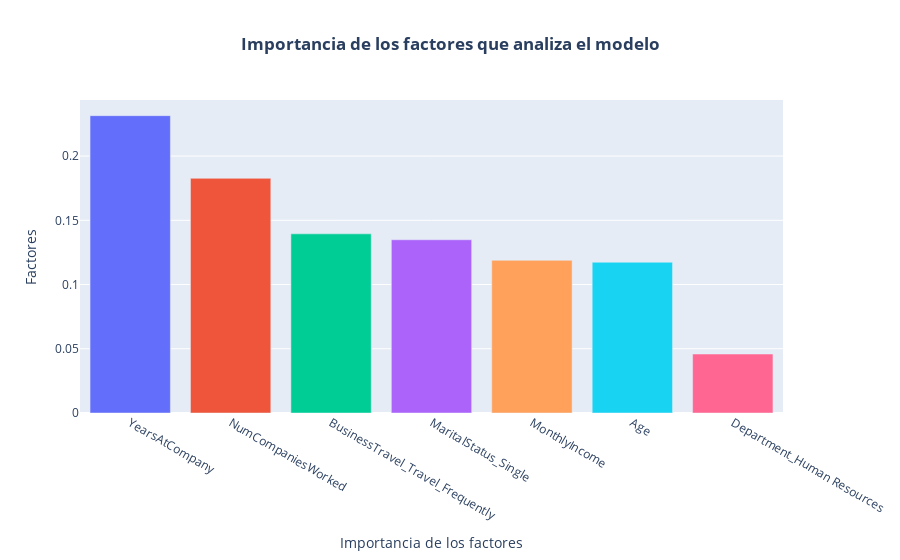

Notebook code cell kept with this figure:
### Code cell
fig = px.bar(cf, x='columnas', y='importancia', color = 'columnas',  title ='<b>Importancia de los factores que analiza el modelo<b>')
fig.update_layout(
    xaxis_title = 'Importancia de los factores',
    yaxis_title = 'Factores',
    template = 'plotly',
    title_x = 0.5,
    showlegend=False)

### Figure 1 — Plotly figure (JSON) as saved in the notebook; plotly's stock layout.template omitted (floating-point values rounded to 4 significant figures)
{"data": [{"alignmentgroup": "True", "hovertemplate": "columnas=%{x}<br>importancia=%{y}<extra></extra>", "legendgroup": "YearsAtCompany", "marker": {"color": "#636efa", "pattern": {"shape": ""}}, "name": "YearsAtCompany", "offsetgroup": "YearsAtCompany", "orientation": "v", "showlegend": true, "textposition": "auto", "type": "bar", "x": ["YearsAtCompany"], "xaxis": "x", "y": [0.2315], "yaxis": "y"}, {"alignmentgroup": "True", "hovertemplate": "columnas=%{x}<br>importancia=%{y}<extra></extra>", "legendgroup": "NumCompaniesWorked", "marker": {"color": "#EF553B", "pattern": {"shape": ""}}, "name": "NumCompaniesWorked", "offsetgroup": "NumCompaniesWorked", "orientation": "v", "showlegend": true, "textposition": "auto", "type": "bar", "x": ["NumCompaniesWorked"], "xaxis": "x", "y": [0.1827], "yaxis": "y"}, {"alignmentgroup": "True", "hovertemplate": "columnas=%{x}<br>importancia=%{y}<extra></extra>", "legendgroup": "BusinessTravel_Travel_Frequently", "marker": {"color": "#00cc96", "pattern": {"shape": ""}}, "name": "BusinessTravel_Travel_Frequently", "offsetgroup": "BusinessTravel_Travel_Frequently", "orientation": "v", "showlegend": true, "textposition": "auto", "type": "bar", "x": ["BusinessTravel_Travel_Frequently"], "xaxis": "x", "y": [0.1394], "yaxis": "y"}, {"alignmentgroup": "True", "hovertemplate": "columnas=%{x}<br>importancia=%{y}<extra></extra>", "legendgroup": "MaritalStatus_Single", "marker": {"color": "#ab63fa", "pattern": {"shape": ""}}, "name": "MaritalStatus_Single", "offsetgroup": "MaritalStatus_Single", "orientation": "v", "showlegend": true, "textposition": "auto", "type": "bar", "x": ["MaritalStatus_Single"], "xaxis": "x", "y": [0.1348], "yaxis": "y"}, {"alignmentgroup": "True", "hovertemplate": "columnas=%{x}<br>importancia=%{y}<extra></extra>", "legendgroup": "MonthlyIncome", "marker": {"color": "#FFA15A", "pattern": {"shape": ""}}, "name": "MonthlyIncome", "offsetgroup": "MonthlyIncome", "orientation": "v", "showlegend": true, "textposition": "auto", "type": "bar", "x": ["MonthlyIncome"], "xaxis": "x", "y": [0.1188], "yaxis": "y"}, {"alignmentgroup": "True", "hovertemplate": "columnas=%{x}<br>importancia=%{y}<extra></extra>", "legendgroup": "Age", "marker": {"color": "#19d3f3", "pattern": {"shape": ""}}, "name": "Age", "offsetgroup": "Age", "orientation": "v", "showlegend": true, "textposition": "auto", "type": "bar", "x": ["Age"], "xaxis": "x", "y": [0.1173], "yaxis": "y"}, {"alignmentgroup": "True", "hovertemplate": "columnas=%{x}<br>importancia=%{y}<extra></extra>", "legendgroup": "Department_Human Resources", "marker": {"color": "#FF6692", "pattern": {"shape": ""}}, "name": "Department_Human Resources", "offsetgroup": "Department_Human Resources", "orientation": "v", "showlegend": true, "textposition": "auto", "type": "bar", "x": ["Department_Human Resources"], "xaxis": "x", "y": [0.04589], "yaxis": "y"}], "layout": {"barmode": "relative", "legend": {"title": {"text": "columnas"}, "tracegroupgap": 0}, "showlegend": false, "title": {"text": "<b>Importancia de los factores que analiza el modelo<b>", "x": 0.5}, "xaxis": {"anchor": "y", "categoryarray": ["YearsAtCompany", "NumCompaniesWorked", "BusinessTravel_Travel_Frequently", "MaritalStatus_Single", "MonthlyIncome", "Age", "Department_Human Resources"], "categoryorder": "array", "domain": [0, 1], "title": {"text": "Importancia de los factores"}}, "yaxis": {"anchor": "x", "domain": [0, 1], "title": {"text": "Factores"}}}}
